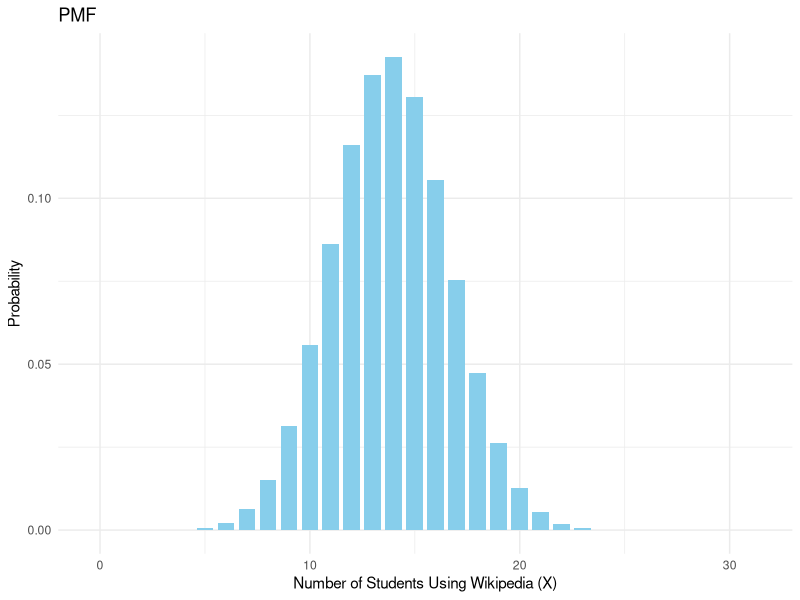
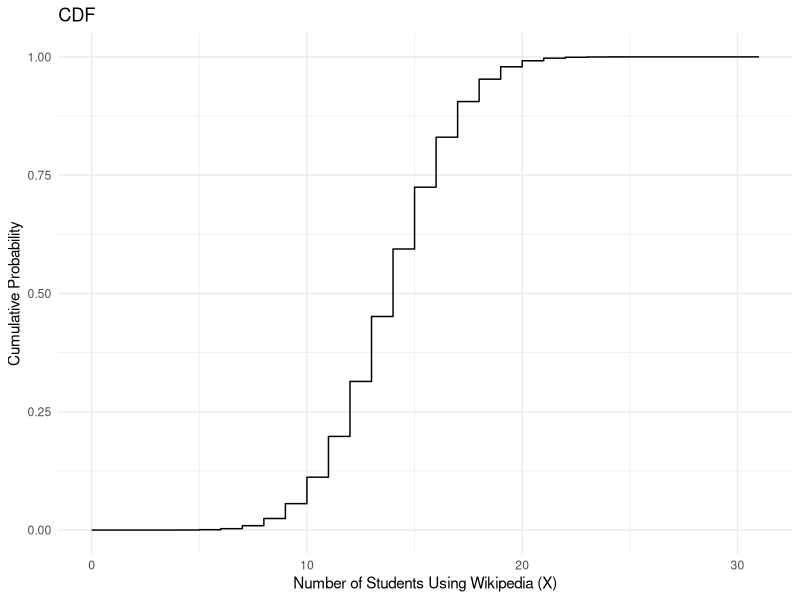
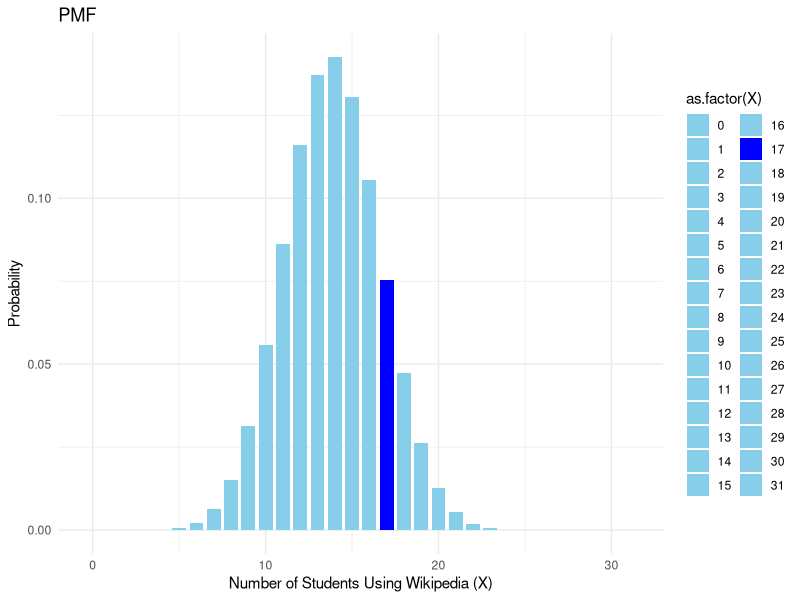
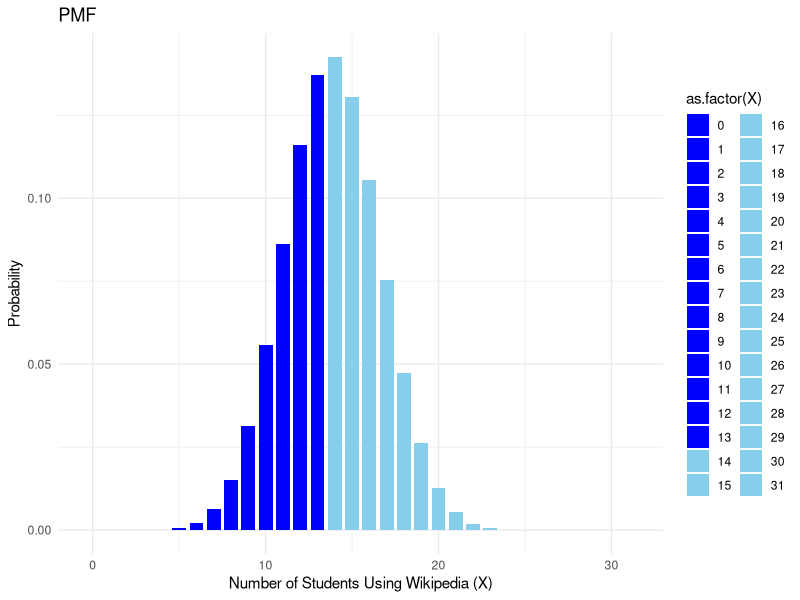
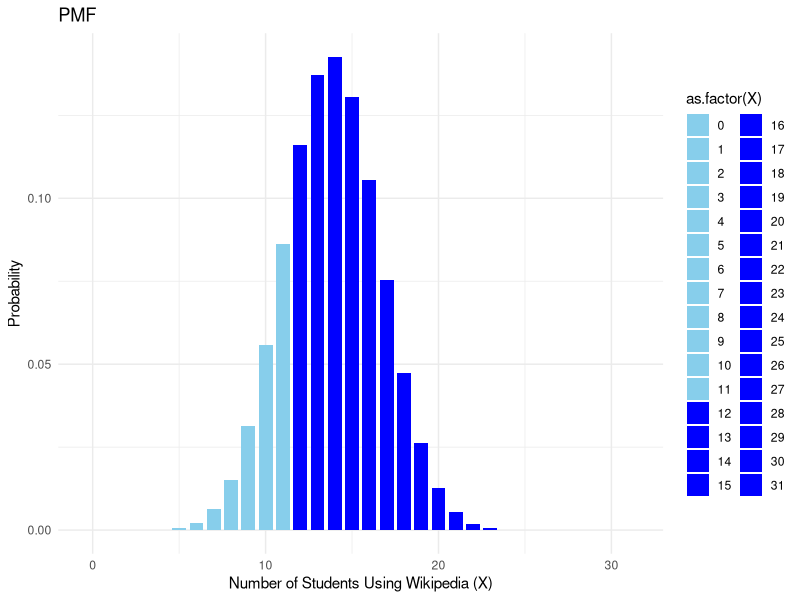
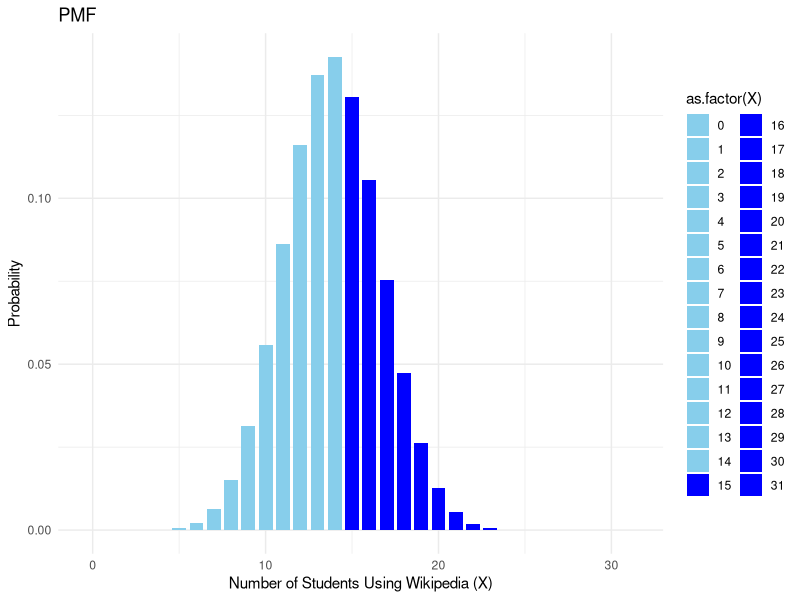
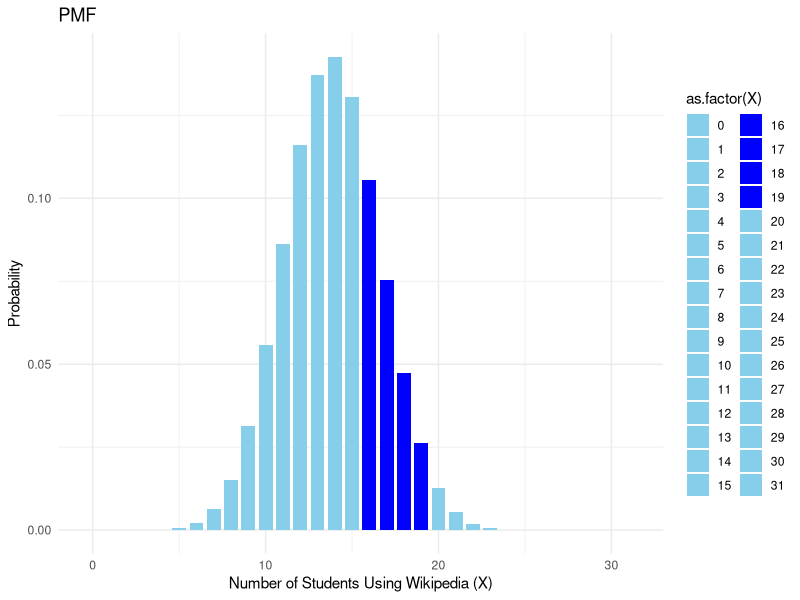

The R script that drew these images, in order:
## ---- chunk 1
# Defining parameters
n <- 31  # Sample size
p <- 0.447  # Probability of success (using Wikipedia)

# Generate values for X (number of successes) from 0 to n
X_values <- 0:n

# Calculate probabilities for each value of X using dbinom function
probabilities <- dbinom(X_values, size = n, prob = p)

# Create a data frame for plotting
pmf_data <- data.frame(X = X_values, Probability = probabilities)
pmf_data
## ---- chunk 2
# Loading the necessary library
library(ggplot2)

# Plotting the probability mass function (PMF)
ggplot(pmf_data, aes(x = X, y = Probability)) +
  geom_bar(stat = "identity", width = 0.8, fill = "skyblue") +
  labs(x = "Number of Students Using Wikipedia (X)", y = "Probability", title = "PMF") +
  theme_minimal()
## ---- chunk 3
# Calculating cumulative probabilities using pbinom function
cumulative_probabilities <- pbinom(X_values, size = n, prob = p)

# Creating a data frame for plotting
cdf_data <- data.frame(X = X_values, Cumulative_Probability = cumulative_probabilities)
cdf_data
## ---- chunk 4
# Plot the cumulative distribution function (CDF) as a step function
ggplot(cdf_data, aes(x = X, y = Cumulative_Probability)) +
  geom_step() +
  labs(x = "Number of Students Using Wikipedia (X)", y = "Cumulative Probability", title = "CDF") +
  theme_minimal()
## ---- chunk 5
# Calculating the probability using dbinom function
probability_17 <- dbinom(17, size = 31, prob = 0.447)

probability_17
## ---- chunk 6
# Defining colors for bars
colors <- ifelse(pmf_data$X == 17, "blue", "skyblue")

# Plotting the probability mass function (PMF) with different colors for bars
ggplot(pmf_data, aes(x = X, y = Probability, fill = as.factor(X))) +
  geom_bar(stat = "identity", width = 0.8) +
  scale_fill_manual(values = colors) +
  labs(x = "Number of Students Using Wikipedia (X)", y = "Probability", title = "PMF") +
  theme_minimal()
## ---- chunk 7
# Calculating the cumulative probability using pbinom function
probability_l_or_e_13 <- pbinom(13, size = 31, prob = 0.447)

probability_l_or_e_13
## ---- chunk 8
# Defining colors for bars
colors <- ifelse(pmf_data$X <= 13, "blue", "skyblue")

# Plotting the probability mass function (PMF) with different colors for bars
ggplot(pmf_data, aes(x = X, y = Probability, fill = as.factor(X))) +
  geom_bar(stat = "identity", width = 0.8) +
  scale_fill_manual(values = colors) +
  labs(x = "Number of Students Using Wikipedia (X)", y = "Probability", title = "PMF") +
  theme_minimal()
## ---- chunk 9
# Calculating the cumulative probability using pbinom function and subtract from 1
probability_g_than_11 <- 1 - pbinom(11, size = 31, prob = 0.447)

probability_g_than_11
## ---- chunk 10
# Defining colors for bars
colors <- ifelse(pmf_data$X > 11, "blue", "skyblue")

# Plotting the probability mass function (PMF) with different colors for bars
ggplot(pmf_data, aes(x = X, y = Probability, fill = as.factor(X))) +
  geom_bar(stat = "identity", width = 0.8) +
  scale_fill_manual(values = colors) +
  labs(x = "Number of Students Using Wikipedia (X)", y = "Probability", title = "PMF") +
  theme_minimal()
## ---- chunk 11
# Calculating the cumulative probability using pbinom function
probability_g_or_e_15 <- 1 - pbinom(14, size = 31, prob = 0.447)  # 1 - P(X < 15)

probability_g_or_e_15
## ---- chunk 12
# Defining colors for bars
colors <- ifelse(pmf_data$X >= 15, "blue", "skyblue")

# Plotting the probability mass function (PMF) with different colors for bars
ggplot(pmf_data, aes(x = X, y = Probability, fill = as.factor(X))) +
  geom_bar(stat = "identity", width = 0.8) +
  scale_fill_manual(values = colors) +
  labs(x = "Number of Students Using Wikipedia (X)", y = "Probability", title = "PMF") +
  theme_minimal()
## ---- chunk 13
# Calculating the cumulative probability using pbinom function
probability_b_16_and_19 <- pbinom(19, size = 31, prob = 0.447) - pbinom(15, size = 31, prob = 0.447)

probability_b_16_and_19
## ---- chunk 14
# Defining colors for bars
colors <- ifelse(pmf_data$X >= 16 & pmf_data$X <= 19, "blue", "skyblue")

# Plotting the probability mass function (PMF) with different colors for bars
ggplot(pmf_data, aes(x = X, y = Probability, fill = as.factor(X))) +
  geom_bar(stat = "identity", width = 0.8) +
  scale_fill_manual(values = colors) +
  labs(x = "Number of Students Using Wikipedia (X)", y = "Probability", title = "PMF") +
  theme_minimal()
## ---- chunk 15
# Calculating the mean of X using the formula
mean_X <- n * p
mean_X

## ---- chunk 16
# The probability of failure
q = 1 - p

# Calculating the variance of X using the formula
var_X <- n * p * q

var_X
## ---- chunk 17
# Calculating the standard deviation of X using the formula
std_X <- sqrt(var_X)

std_X

